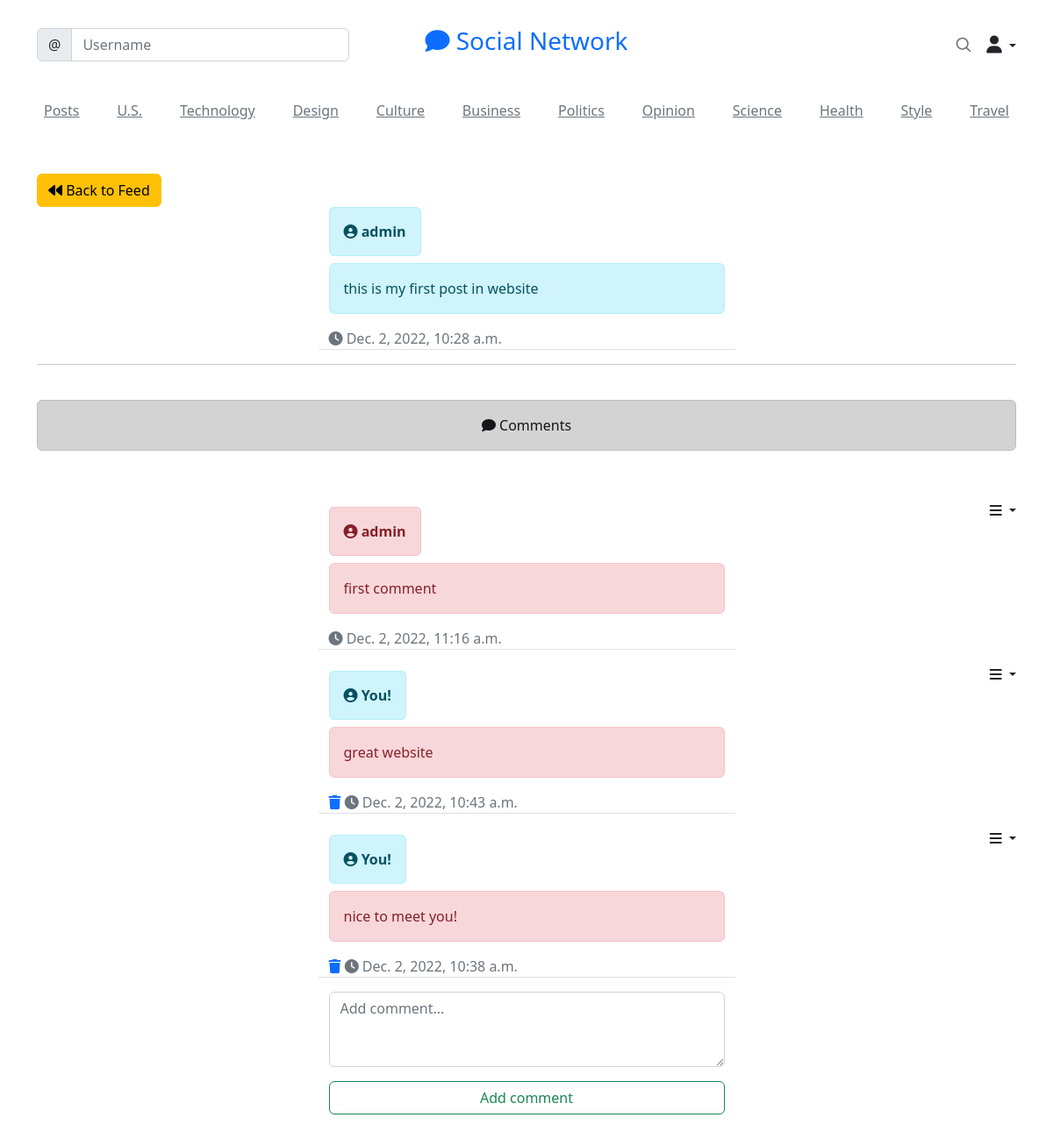
Screenshot of /social/post/14 (signed in) with the database file from the repository.
### social/models.py (models this page shows)
class Post(models.Model):
    body = models.TextField()
    created_at = models.DateTimeField(auto_now_add=True)
    author = models.ForeignKey(User, on_delete=models.CASCADE)

class Comment(models.Model):
    comment = models.CharField(max_length=500)
    created_at= models.DateTimeField(auto_now_add=True)
    author = models.ForeignKey(User, on_delete=models.CASCADE)
    post = models.ForeignKey('Post', on_delete=models.CASCADE)

### social/views.py (the view, shortened to what this page needs)
# urls.py: path('post/<int:pk>', PostDetailView.as_view(), name='post-detail'),
class PostDetailView(LoginRequiredMixin, View):
    def get(self,request, pk, *args, **kwargs):
        post = Post.objects.get(pk=pk)
        form = CommentForm()
        comments = Comment.objects.filter(post=post).order_by('-created_at')
        context = {
            'post':post,
            'form': form,
            'comments':comments
        }
        return render(request, 'social/post_detail.html', context)

### social/forms.py
class CommentForm(forms.ModelForm):
    comment = forms.CharField(
        label= '',
        widget=forms.Textarea(attrs={
            'rows':'3',
            'placeholder':"Add comment..."
        })
    )
    class Meta:
        model = Comment
        fields = ['comment']

### social/templates/social/post_detail.html (shortened to what this page needs)
{% extends 'landing/base.html' %}
{% load crispy_forms_tags %}
{% block content %}
<div class="container">
    <div class="row mt-5">
        <div class="col-md-5 col-sm-6">
            <a href="{% url 'post-list' %}" class="btn btn-warning"><i class="fas fa-backward"></i>&nbsp;Back to Feed</a>
        </div>
    </div>
    <div class="row justify-content-center mt-3">
        <div class="col-md-5 col-sm-12 border-bottom">
            <span class="alert alert-info"><i class="fa fa-user-circle" aria-hidden="true"></i>&nbsp;<strong>{{post.author}}</strong></span>
            <br>
            <br>
            <p class="alert alert-info">
                {{post.body}}
            </p>
            <span class="text-muted"><i class="fas fa-clock"></i>&nbsp;{{post.created_at}}</span>
        </div>
    </div>
    <hr><br>
    <div class="alert alert-dark text-center"><span class=""><i class="fa fa-comment" aria-hidden="true"></i>&nbsp;Comments</span></div><br>
    {% for comm in comments %}
    <div class="row justify-content-center mt-3">
            <div class="flex-shrink-0 dropdown d-flex justify-content-end">
                <a href="#" class="d-block link-dark text-decoration-none dropdown-toggle" data-bs-toggle="dropdown" aria-expanded="false">
                    <i class="fa fa-bars" aria-hidden="true"></i>
                </a>
            </div>
        <div class="col-md-5 col-sm-12 border-bottom">
            {% if request.user == comm.author%}
            <span class="alert alert-info"><i class="fa fa-user-circle" aria-hidden="true"></i>&nbsp;<strong>You!</strong></span>
            {% else %}
            <span class="alert alert-danger"><i class="fa fa-user-circle" aria-hidden="true"></i>&nbsp;<strong>{{comm.author}}</strong></span>
            {% endif %}
            <br>
            <br>
            <p class="alert alert-danger">
                {{comm.comment}}
            </p>
            {% if request.user == comm.author %}
            <a href="{% url 'comment-delete' post.pk comm.pk %}"><i class="fa fa-trash" aria-hidden="true"></i></a>
            {% endif %}
            <span class="text-muted"><i class="fas fa-clock"></i>&nbsp;{{comm.created_at}}</span>
        </div>
    </div>
    {% endfor %}
    <div class="row justify-content-center mt-3 mb-5">
        <div class="col-md-5 col-sm-12">
            <form method="POST">
                {{form|crispy}}
            <div class="d-grid gap-2">
                <button class="btn btn-outline-success mt-3">Add comment</button>
            </div>
            </form>
        </div>
    </div>
</div>
{% endblock content %}

### rows the page displays
Post: author "admin", body "this is my first post in website", created_at "Dec. 2, 2022, 10:28 a.m."
Comment: author "admin", comment "first comment", created_at "Dec. 2, 2022, 11:16 a.m."
Comment: shows "You!", comment "great website", created_at "Dec. 2, 2022, 10:43 a.m."
Comment: shows "You!", comment "nice to meet you!", created_at "Dec. 2, 2022, 10:38 a.m."
